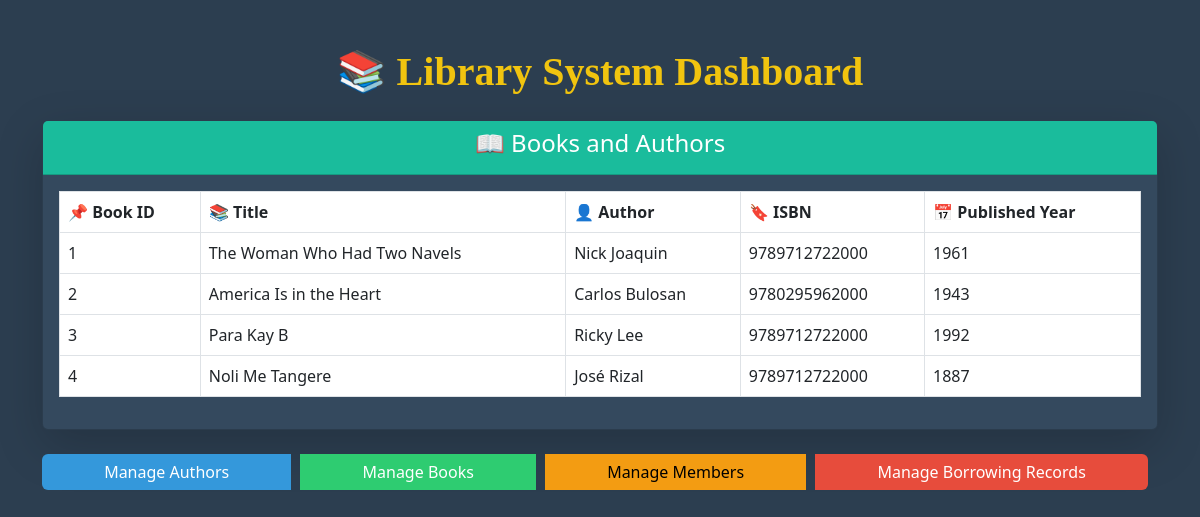
The page / on the database its author committed.
### tables this page shows
CREATE TABLE `books` (
  `BookID` int(11) NOT NULL,
  `Title` varchar(255) NOT NULL,
  `AuthorID` int(11) DEFAULT NULL,
  `ISBN` varchar(20) DEFAULT NULL,
  `PublishedYear` int(11) DEFAULT NULL
);

CREATE TABLE `authors` (
  `AuthorID` int(11) NOT NULL,
  `LastName` varchar(50) NOT NULL,
  `FirstName` varchar(50) NOT NULL,
  `MiddleName` varchar(50) DEFAULT NULL
);

### index.php (the view, shortened to what this page needs)
<?php
include 'database.php';
$books = $conn->query("SELECT Books.BookID, Books.Title, Books.ISBN, Books.PublishedYear, Authors.FirstName, Authors.LastName FROM Books INNER JOIN Authors ON Books.AuthorID = Authors.AuthorID")->fetchAll(PDO::FETCH_ASSOC);
?>
<!DOCTYPE html>
<html lang="en">
<head>
    <link rel="stylesheet" href="https://cdn.jsdelivr.net/npm/bootstrap@5.3.0/dist/css/bootstrap.min.css">
</head>
<body>
    <div class="container mt-5">
        <h1 class="text-center dashboard-title mb-4">📚 Library System Dashboard</h1>
        <div class="card shadow-lg">
            <div class="card-header text-center">
                <h4>📖 Books and Authors</h4>
            </div>
            <div class="card-body">
                <table class="table table-hover table-bordered">
                    <thead>
                        <tr>
                            <th>📌 Book ID</th>
                            <th>📚 Title</th>
                            <th>👤 Author</th>
                            <th>🔖 ISBN</th>
                            <th>📅 Published Year</th>
                        </tr>
                    </thead>
                    <tbody>
                        <?php foreach ($books as $book) { ?>
                            <tr>
                                <td><?= $book['BookID'] ?></td>
                                <td><?= $book['Title'] ?></td>
                                <td><?= $book['FirstName'] . ' ' . $book['LastName'] ?></td>
                                <td><?= $book['ISBN'] ?></td>
                                <td><?= $book['PublishedYear'] ?></td>
                            </tr>
                        <?php } ?>
                    </tbody>
                </table>
            </div>
        </div>
        <div class="btn-group d-flex justify-content-center mt-4" role="group">
            <a href="manage_authors.php" class="btn btn-primary btn-custom">Manage Authors</a>
            <a href="manage_books.php" class="btn btn-success btn-custom">Manage Books</a>
            <a href="manage_members.php" class="btn btn-warning btn-custom">Manage Members</a>
            <a href="manage_borrowing.php" class="btn btn-danger btn-custom">Manage Borrowing Records</a>
        </div>
    </div>
</body>
</html>

### index.php (style rules this page uses)
body { background-color: #2c3e50; color: #ecf0f1; }
.card { background-color: #34495e; color: #ffffff; }
.card-header { background-color: #1abc9c; color: #ffffff; }
.table thead { background-color: #16a085; color: #ffffff; }
.table tbody tr { background-color: #2c3e50; color: #ffffff; }
.btn-custom { transition: all 0.3s ease; }
.btn-group a { margin-right: 10px; }
.dashboard-title { font-family: 'Georgia', serif; font-weight: bold; color: #f1c40f; }
.btn-primary { background-color: #3498db; border: none; }
.btn-success { background-color: #2ecc71; border: none; }
.btn-warning { background-color: #f39c12; border: none; }
.btn-danger { background-color: #e74c3c; border: none; }

### rows shown on the page
books: BookID "1", Title "The Woman Who Had Two Navels", AuthorID.FirstName "Nick", AuthorID.LastName "Joaquin", ISBN "9789712722000", PublishedYear "1961"
books: BookID "2", Title "America Is in the Heart", AuthorID.FirstName "Carlos", AuthorID.LastName "Bulosan", ISBN "9780295962000", PublishedYear "1943"
books: BookID "3", Title "Para Kay B", AuthorID.FirstName "Ricky", AuthorID.LastName "Lee", ISBN "9789712722000", PublishedYear "1992"
books: BookID "4", Title "Noli Me Tangere", AuthorID.FirstName "José", AuthorID.LastName "Rizal", ISBN "9789712722000", PublishedYear "1887"
